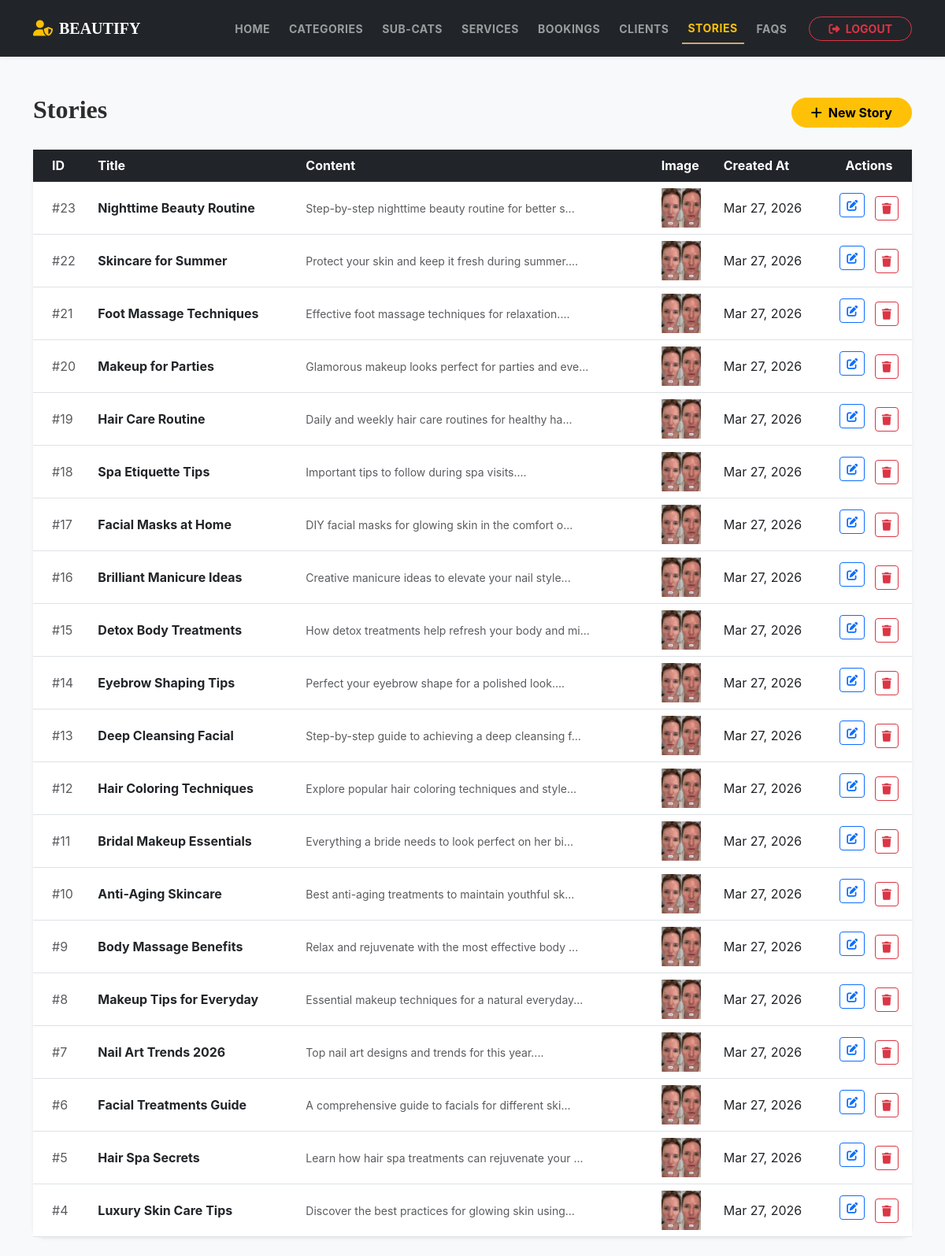
/admin/view_stories.php (signed in), run on the app's committed database.
### tables this page shows
CREATE TABLE `stories` (
  `story_id` int(11) NOT NULL,
  `title` varchar(255) NOT NULL,
  `content` text DEFAULT NULL,
  `image_url` varchar(255) DEFAULT NULL,
  `created_at` timestamp NOT NULL DEFAULT current_timestamp()
);

### admin/view_stories.php (the view, shortened to what this page needs)
<?php
include "config.php";
$result = mysqli_query($conn, "SELECT * FROM stories ORDER BY story_id DESC");
?>
<!DOCTYPE html>
<html lang="en">
<head>
    <link rel="stylesheet" href="https://cdnjs.cloudflare.com/ajax/libs/font-awesome/6.4.0/css/all.min.css">
    <link href="https://cdn.jsdelivr.net/npm/bootstrap@5.3.0/dist/css/bootstrap.min.css" rel="stylesheet">
    <link rel="stylesheet" href="../CSS/style.css">
</head>
<body class="bg-light">
<?php include('navbar.php'); ?>
<div class="container mt-5 mb-4">
    <div class="d-flex justify-content-between align-items-center mb-4">
        <h2 class="fw-bold">Stories</h2>
        <a href="admin_add_story.php" class="btn btn-warning fw-bold px-4 rounded-pill">
            <i class="fas fa-plus me-2"></i>New Story
        </a>
    </div>
    <div class="card border-0 shadow-sm rounded-4">
        <div class="card-body p-0">
            <table class="table table-hover align-middle mb-0">
                <thead class="table-dark">
                    <tr>
                        <th class="ps-4">ID</th>
                        <th>Title</th>
                        <th>Content</th>
                        <th>Image</th>
                        <th>Created At</th>
                        <th class="text-center">Actions</th>
                    </tr>
                </thead>
                <tbody>
                    <?php while($row = mysqli_fetch_assoc($result)): ?>
                    <tr>
                        <td class="ps-4 text-muted">#<?php echo $row['story_id']; ?></td>
                        <td class="fw-bold"><?php echo htmlspecialchars($row['title']); ?></td>
                        <td class="text-muted small"><?php echo htmlspecialchars(substr($row['content'], 0, 50)) . '...'; ?></td>
                        <td>
                            <?php if($row['image_url']): ?>
                                <img src="<?php echo $row['image_url']; ?>" alt="" width="50">
                            <?php endif; ?>
                        </td>
                        <td><?php echo date('M d, Y', strtotime($row['created_at'])); ?></td>
                        <td class="text-center">
                            <a href="edit_story.php?id=<?php echo $row['story_id']; ?>" class="mb-2 btn btn-sm btn-outline-primary me-2">
                                <i class="fas fa-edit"></i>
                            </a>
                            <a href="view_stories.php?delete=<?php echo $row['story_id']; ?>" class="btn btn-sm btn-outline-danger" onclick="return confirm('Are you sure you want to delete this story?')">
                                <i class="fas fa-trash"></i>
                            </a>
                        </td>
                    </tr>
                    <?php endwhile; ?>
                </tbody>
            </table>
        </div>
    </div>
</div>
</body>
</html>

### CSS/style.css (style rules this page uses)
:root { --primary-color: #d4a373; --accent-color: #faedcd; --text-dark: #2d2d2d; --bg-light: #fefae0; --transition: all 0.3s ease; }
body { font-family: 'Inter', sans-serif; background-color: #fafafa; color: var(--text-dark); }
h1, h2, .navbar-brand { font-family: 'Playfair Display', serif; }

### data on the page
stories: story_id "23", title "Nighttime Beauty Routine", content "Step-by-step nighttime beauty routine for better s", image_url (picture), created_at "Mar 27, 2026"
stories: story_id "22", title "Skincare for Summer", content "Protect your skin and keep it fresh during summer.", image_url (picture), created_at "Mar 27, 2026"
stories: story_id "21", title "Foot Massage Techniques", content "Effective foot massage techniques for relaxation.", image_url (picture), created_at "Mar 27, 2026"
stories: story_id "20", title "Makeup for Parties", content "Glamorous makeup looks perfect for parties and eve", image_url (picture), created_at "Mar 27, 2026"
stories: story_id "19", title "Hair Care Routine", content "Daily and weekly hair care routines for healthy ha", image_url (picture), created_at "Mar 27, 2026"
stories: story_id "18", title "Spa Etiquette Tips", content "Important tips to follow during spa visits.", image_url (picture), created_at "Mar 27, 2026"
stories: story_id "17", title "Facial Masks at Home", content "DIY facial masks for glowing skin in the comfort o", image_url (picture), created_at "Mar 27, 2026"
stories: story_id "16", title "Brilliant Manicure Ideas", content "Creative manicure ideas to elevate your nail style", image_url (picture), created_at "Mar 27, 2026"
stories: story_id "15", title "Detox Body Treatments", content "How detox treatments help refresh your body and mi", image_url (picture), created_at "Mar 27, 2026"
stories: story_id "14", title "Eyebrow Shaping Tips", content "Perfect your eyebrow shape for a polished look.", image_url (picture), created_at "Mar 27, 2026"
stories: story_id "13", title "Deep Cleansing Facial", content "Step-by-step guide to achieving a deep cleansing f", image_url (picture), created_at "Mar 27, 2026"
stories: story_id "12", title "Hair Coloring Techniques", content "Explore popular hair coloring techniques and style", image_url (picture), created_at "Mar 27, 2026"
stories: story_id "11", title "Bridal Makeup Essentials", content "Everything a bride needs to look perfect on her bi", image_url (picture), created_at "Mar 27, 2026"
stories: story_id "10", title "Anti-Aging Skincare", content "Best anti-aging treatments to maintain youthful sk", image_url (picture), created_at "Mar 27, 2026"
stories: story_id "9", title "Body Massage Benefits", content "Relax and rejuvenate with the most effective body", image_url (picture), created_at "Mar 27, 2026"
stories: story_id "8", title "Makeup Tips for Everyday", content "Essential makeup techniques for a natural everyday", image_url (picture), created_at "Mar 27, 2026"
stories: story_id "7", title "Nail Art Trends 2026", content "Top nail art designs and trends for this year.", image_url (picture), created_at "Mar 27, 2026"
stories: story_id "6", title "Facial Treatments Guide", content "A comprehensive guide to facials for different ski", image_url (picture), created_at "Mar 27, 2026"
stories: story_id "5", title "Hair Spa Secrets", content "Learn how hair spa treatments can rejuvenate your", image_url (picture), created_at "Mar 27, 2026"
stories: story_id "4", title "Luxury Skin Care Tips", content "Discover the best practices for glowing skin using", image_url (picture), created_at "Mar 27, 2026"
